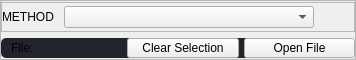
                     <widget class="QFrame" name="prediction_page_tools_frame">
                      <property name="maximumSize">
                       <size>
                        <width>16777215</width>
                        <height>60</height>
                       </size>
                      </property>
                      <property name="frameShape">
                       <enum>QFrame::StyledPanel</enum>
                      </property>
                      <property name="frameShadow">
                       <enum>QFrame::Raised</enum>
                      </property>
                      <layout class="QVBoxLayout" name="predictionPageToolsFrameVerticalLayout">
                       <property name="spacing">
                        <number>5</number>
                       </property>
                       <property name="leftMargin">
                        <number>0</number>
                       </property>
                       <property name="topMargin">
                        <number>0</number>
                       </property>
                       <property name="rightMargin">
                        <number>0</number>
                       </property>
                       <property name="bottomMargin">
                        <number>0</number>
                       </property>
                       <item>
                        <widget class="QFrame" name="prediction_model_selection_frame">
                         <property name="maximumSize">
                          <size>
                           <width>16777215</width>
                           <height>30</height>
                          </size>
                         </property>
                         <property name="frameShape">
                          <enum>QFrame::StyledPanel</enum>
                         </property>
                         <property name="frameShadow">
                          <enum>QFrame::Raised</enum>
                         </property>
                         <layout class="QHBoxLayout" name="predictionModelSelectionFrameHorizontalLayout">
                          <property name="spacing">
                           <number>10</number>
                          </property>
                          <property name="leftMargin">
                           <number>0</number>
                          </property>
                          <property name="topMargin">
                           <number>0</number>
                          </property>
                          <property name="rightMargin">
                           <number>0</number>
                          </property>
                          <property name="bottomMargin">
                           <number>0</number>
                          </property>
                          <item alignment="Qt::AlignLeft">
                           <widget class="QLabel" name="prediction_model_selection_label">
                            <property name="text">
                             <string>METHOD</string>
                            </property>
                           </widget>
                          </item>
                          <item>
                           <widget class="QComboBox" name="prediction_model_selection_comboBox">
                            <property name="minimumSize">
                             <size>
                              <width>250</width>
                              <height>0</height>
                             </size>
                            </property>
                           </widget>
                          </item>
                          <item>
                           <spacer name="prediction_model_selection_horizontalSpacer">
                            <property name="orientation">
                             <enum>Qt::Horizontal</enum>
                            </property>
                            <property name="sizeHint" stdset="0">
                             <size>
                              <width>40</width>
                              <height>20</height>
                             </size>
                            </property>
                           </spacer>
                          </item>
                         </layout>
                        </widget>
                       </item>
                       <item>
                        <widget class="QFrame" name="prediction_file_path_frame">
                         <property name="maximumSize">
                          <size>
                           <width>16777215</width>
                           <height>20</height>
                          </size>
                         </property>
                         <property name="styleSheet">
                          <string notr="true">QFrame {
	background-color: rgb(33, 37, 43);
	border-radius: 5px;
}</string>
                         </property>
                         <property name="frameShape">
                          <enum>QFrame::StyledPanel</enum>
                         </property>
                         <property name="frameShadow">
                          <enum>QFrame::Raised</enum>
                         </property>
                         <layout class="QHBoxLayout" name="predictionFilePathHorizontalLayout">
                          <property name="spacing">
                           <number>5</number>
                          </property>
                          <property name="leftMargin">
                           <number>10</number>
                          </property>
                          <property name="topMargin">
                           <number>0</number>
                          </property>
                          <property name="rightMargin">
                           <number>0</number>
                          </property>
                          <property name="bottomMargin">
                           <number>0</number>
                          </property>
                          <item>
                           <widget class="QLabel" name="prediction_file_path_label">
                            <property name="maximumSize">
                             <size>
                              <width>16777215</width>
                              <height>16777215</height>
                             </size>
                            </property>
                            <property name="text">
                             <string>File:</string>
                            </property>
                           </widget>
                          </item>
                          <item>
                           <widget class="QPushButton" name="clear_image_selection_file_pushButton">
                            <property name="maximumSize">
                             <size>
                              <width>150</width>
                              <height>35</height>
                             </size>
                            </property>
                            <property name="cursor">
                             <cursorShape>PointingHandCursor</cursorShape>
                            </property>
                            <property name="styleSheet">
                             <string notr="true"/>
                            </property>
                            <property name="text">
                             <string>Clear Selection</string>
                            </property>
                            <property name="iconSize">
                             <size>
                              <width>20</width>
                              <height>20</height>
                             </size>
                            </property>
                           </widget>
                          </item>
                          <item>
                           <widget class="QPushButton" name="open_image_file_pushButton">
                            <property name="maximumSize">
                             <size>
                              <width>150</width>
                              <height>35</height>
                             </size>
                            </property>
                            <property name="cursor">
                             <cursorShape>PointingHandCursor</cursorShape>
                            </property>
                            <property name="styleSheet">
                             <string notr="true"/>
                            </property>
                            <property name="text">
                             <string>Open File</string>
                            </property>
                            <property name="icon">
                             <iconset resource="resources.qrc">
                              <normaloff>:/newPrefix/resources/folder.png</normaloff>:/newPrefix/resources/folder.png</iconset>
                            </property>
                            <property name="iconSize">
                             <size>
                              <width>20</width>
                              <height>20</height>
                             </size>
                            </property>
                           </widget>
                          </item>
                         </layout>
                        </widget>
                       </item>
                      </layout>
                     </widget>
